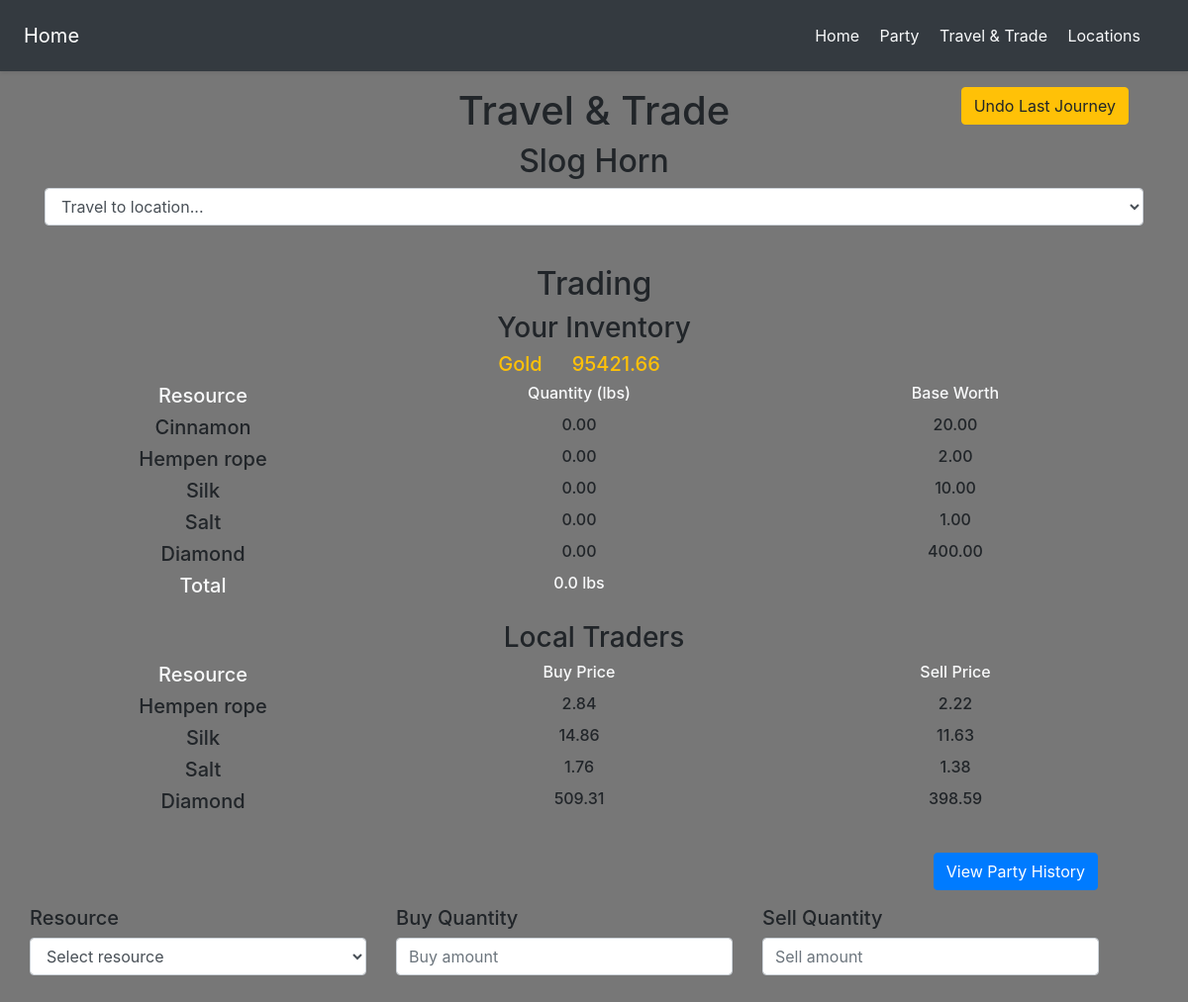
The page /party/travel/ on the database as committed earlier.
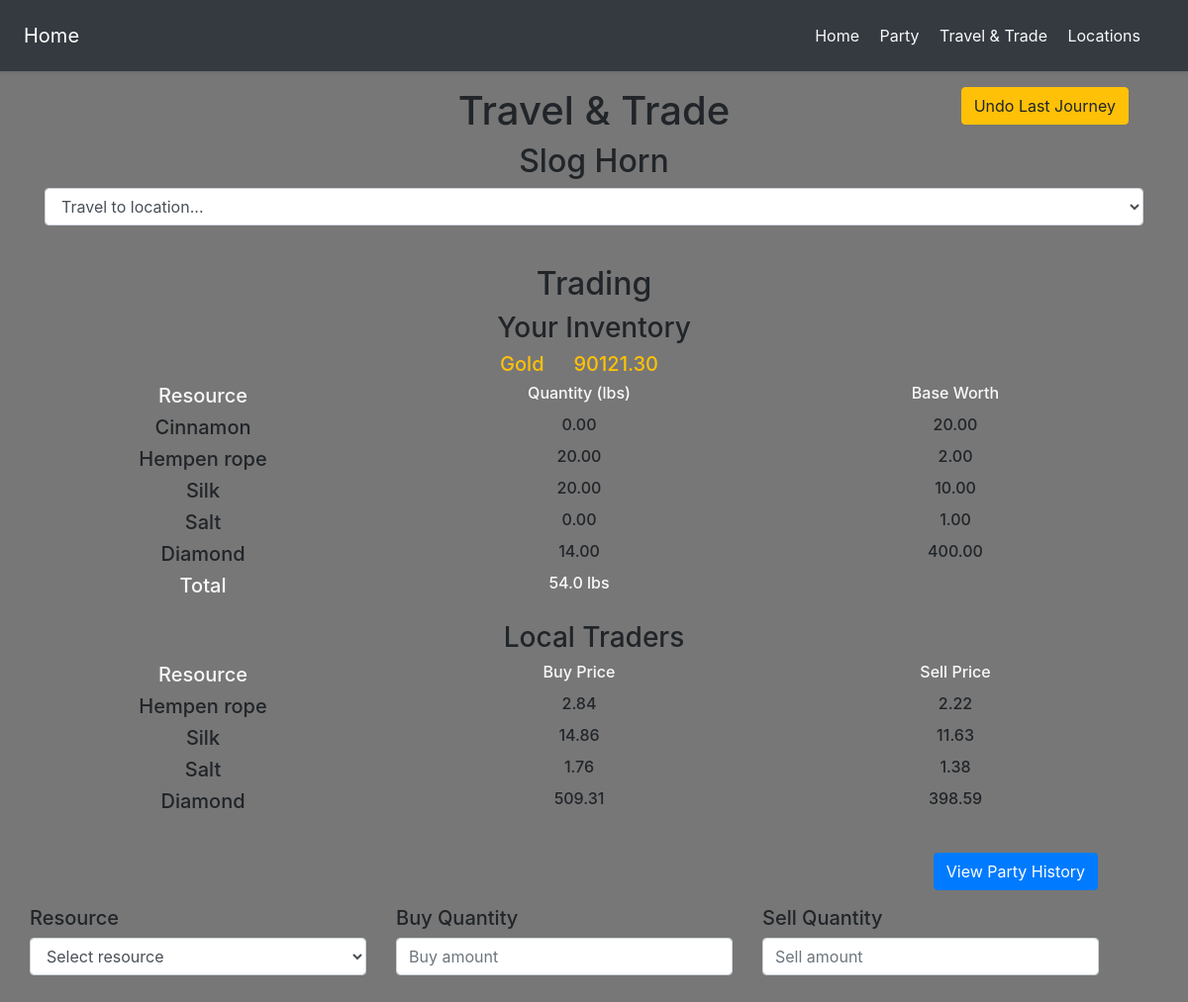
The same page on the database as committed later.
### locations/models.py (models this page shows)
class Location(Article):
    resources = models.ManyToManyField("Resource", related_name="custom_resources", through="LocationResource")

class Resource(models.Model):
    name = models.CharField(unique=True, max_length=50)
    base_value = models.FloatField()
    variance = models.FloatField()
    probability = models.FloatField(null=True, default=None)
    objects = ResourceManager()

### party/models.py (models this page shows, shortened)
class Party(models.Model):
    members = models.ManyToManyField('Character', related_name='party',)
    location = models.ForeignKey('locations.Location', on_delete=DO_NOTHING)
    journey_count = models.IntegerField(default=1)
    gold = models.FloatField(default=0)
    inventory = models.ManyToManyField('locations.Resource', through='Inventory')
    travel_history = models.ManyToManyField('locations.Location', related_name='history', through='TravelHistory')
    class Meta:
        ordering = ['-id']
    objects = PartyManager()
    def weight(self):
        return ( f'{self.resource_set.aggregate(total_weight=Sum("quantity"))["total_weight"]} lbs' )
    def get_resource(self, r):
        try:
            i = self.resource_set.get(resource_id=r.id)
        except:
            if r is None:
                return
            i = self.inventory.add(r)
        return i
    def latest_trade(self):
        return self.trade_history_set.first() or None
    def latest_journey(self):
        return self.travel_history_set.first() or self.travel_history_set.add_history(self)

class Inventory(models.Model):
    party = models.ForeignKey(Party, related_name='resource_set', on_delete=CASCADE)
    resource = models.ForeignKey('locations.Resource', on_delete=DO_NOTHING)
    quantity = models.FloatField(default=0)

### party/views.py (the view)
# urls.py: path('travel/', views.travel_page, name='travel_page'),
def travel_page(request):
    party: Party = Party.objects.get(id=1)
    current_location = party.location
    latest_journey = party.latest_journey()
    latest_trade = party.latest_trade()
    all_locations = Location.objects.exclude(id=current_location.id).order_by('name')
    all_resources = Resource.objects.all()
    for r in all_resources:
        try:
            party.inventory.get(resource_id=r.id)
        except:
            party.inventory.add(r)
    local_resources, inventory, local_specialities = get_stocks(party)
    context = {
        'title': 'Travel Page',
        'party': party,
        'inventory': inventory,
        'current_location': current_location,
        'all_locations': all_locations,
        'local_resources': local_resources,
        'local_specialities': local_specialities,
        'latest_trade': latest_trade,
    }
    return render(request, 'travel.html', context)

### party/views.py (called while the page is built)
def get_price(r:Resource, lr:LocationResource) -> float:
    adjustment = random()
    try:
        return float((lr.base_value or r.base_value) * ( 1 + (lr.variance or r.variance) * (adjustment * 2 - 1) ))
    except:
        return float(r.base_value * ( 1 + r.variance * (adjustment * 2 - 1) ))

### templates/travel.html (shortened to what this page needs)
{% extends 'base.html' %}
{% block content %}
<div class="container text-center">
    <div class="row w-100">
        <div class="col"></div>
        <h1 class="col-auto">Travel & Trade</h1>
        <div class="col row">
        {% if party.journey_count > 1 %}
                <div class="col"></div>
                <form action="/party/travel/undo/" method="post">
                    <button class="col-auto btn btn-warning">Undo Last Journey</button>
                </form>
        {% endif %}
        </div>
    </div>
    <h2 class="text-center w-100">{{ current_location.name }}</h2>
    <div class="row">
        <div class="container">
            <form action="/party/travel/to/" method="post" class="form-group" id="change_location_form">
                <select name="change_location_select" id="change_location_select" class="form-control">
                    {% if all_locations %}
                        <option value="">Travel to location...</option>
                    {% else %}
                        <option value="">None Available</option>
                    {% endif %}
                </select>
            </form>
        </div>
    </div>
            {% if local_resources %}
            <div class="row mt-4">
                <h2 class="text-center w-100">Trading</h2>
                <div class="row w-100 m-0 mb-3">
                    <h3 class="text-center w-100">Your Inventory</h3>
                    <div class="row w-100 text-warning">
                        <div class="col"></div>
                        <h5 class="col-auto">Gold</h5>
                        <h5 class="col-auto">{{ party.gold|floatformat:2 }}</h5>
                        <div class="col"></div>
                    </div>
                    {% if inventory %}
                        <div class="row w-100 text-light">
                            <h5 class="col">Resource</h5>
                            <h6 class="col">Quantity (lbs)</h6>
                            <h6 class="col">Base Worth</h6>
                        </div>
                        {% for r in inventory %}
                            <div class="row w-100">
                                <h5 class="col">{{ r.name|capfirst }}</h5>
                                <h6 class="col">{{ r.quantity|floatformat:2 }}</h6>
                                <h6 class="col">{{ r.base_value|floatformat:2 }}</h6>
                            </div>
                        {% endfor %}
                        <div class="row w-100">
                            <h5 class="col text-light">Total</h5>
                            <h6 class="col text-light">{{ party.weight }}</h6>
                            <h6 class="col text-light"></h6>
                        </div>
                    {% endif %}
                </div>
                <div class="row w-100 m-0 mb-3">
                    <h3 class="text-center w-100">Local Traders</h3>
                    <div class="row w-100 text-light">
                        <h5 class="col">Resource</h5>
                        <h6 class="col">Buy Price</h6>
                        <h6 class="col">Sell Price</h6>
                    </div>
                    {% for r in local_resources %}
                        <div class="row w-100">
                            <h5 class="col">{{ r.name|capfirst }}</h5>
                            <h6 class="col">{{ r.buy_price|floatformat:2 }}</h6>
                            <h6 class="col">{{ r.sell_price|floatformat:2 }}</h6>
                        </div>
                    {% endfor %}
                </div>
                <div class="container row mt-3">
                    <div class="col"></div>
                    <div class="mx-3 row">
                        <form action="/party/history/" method="post" class="m-0 col-auto">
                            <button class="btn btn-primary">View Party History</button>
                        </form>
                    </div>
                </div>
                <form action="/party/trade/deal/" method="post" class="form-group container row w-100" id='container trade_form mt-3'>
                    <div class="container-fluid row m-0 p-0 my-3">
                        <div class="col">
                            <h5 class="text-left row">Resource</h5>
                            <select name="resource_select" id="resource_select" class="form-control row">
                                <option value="">Select resource</option>
                            </select>
                        </div>
                        <div class="col">
                            <h5 class="text-left row">Buy Quantity</h5>
                            <input type="number" name="resource_buy_amount" id="resource_buy_amount" placeholder="Buy amount" class="form-control row">
                        </div>
                        <div class="col">
                            <h5 class="text-left row">Sell Quantity</h5>
                            <input type="number" name="resource_sell_amount" id="resource_sell_amount" placeholder="Sell amount" class="form-control row">
                        </div>
                    </div>
                    <div class="row w-100">
                        <h3 class="col" id="trade_output_text" name="trade_output_text"></h3>
                        <h3 class="col" id="trade_output_number" name="trade_output_number"></h3>
                        <div class="col">
                        </div>
                    </div>
                </form>
            </div>
            {% endif %}
        </div>
{% endblock content %}

### templates/base.html (shortened to what this page needs)
<!DOCTYPE html>
<html>
    <head>
        <link rel="stylesheet" href="https://stackpath.bootstrapcdn.com/bootstrap/4.1.3/css/bootstrap.min.css">
    </head>
    <body style="background-color: #777;">
        <header>
            <div class="navbar navbar-expand-md navbar-dark d-flex flex-column flex-md-row align-items-center p-3 px-md-4 mb-3 shadow-sm bg-dark">
                <a href="/" class="navbar-brand my-0 mr-md-auto font-weight-normal">Home</a>
                <nav class="my-2 my-md-0 mr-md-3">
                    <a class='p-2 text-light' href='/'>Home</a>
                    <a class='p-2 text-light' href='/party/'>Party</a>
                    <a class='p-2 text-light' href='/party/travel/'>Travel & Trade</a>
                    <a class='p-2 text-light' href='/locations/'>Locations</a>
                </nav>
            </div>
        </header>
        {% block content %}{% endblock content %}
    </body>
</html>

Rows that differ between the two databases and show on the page:
changed Party: gold "95421.66" → "90121.30"; weight "0.0 lbs" → "54.0 lbs"
Other text that changed with them:
new list line: "Hempen rope 2.00"
new list line: "20.00"
new list line: "Silk 10.00"
new list line: "Diamond 400.00"
new list line: "14.00"
list line gone: "Hempen rope 2.00"
list line gone: "0.00"
list line gone: "Silk 10.00"
list line gone: "Diamond 400.00"
